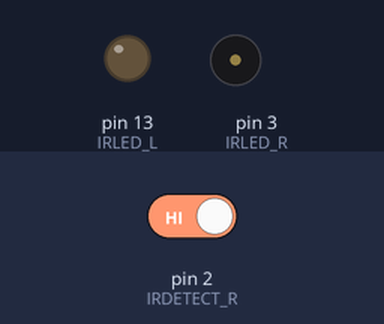
This sketch was run on a simulated Arduino Uno, built with avr-gcc and run on an emulated ATmega328P. On the bench: output pins drawn as LEDs (lit = HIGH), buzzer (waves = sounding). The test bench sets the inputs (shaded band); at power-on: pin 2 (IRDETECT_R) HIGH. What the sketch prints to the serial monitor is not drawn.

Above: at 0.1 s.
Timing chart, 0 to 1.6 s (numbered marks = the images above):
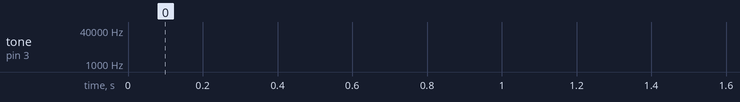

The sketch:

IRSensor.ino
```cpp
// -- IR sensor 1
const int IRLED_L = 13;
const int IRDETECT_L = 12;

// -- IR sensor 2
const int IRLED_R = 3;
const int IRDETECT_R = 2;

// peak frequency for highest sensor sensitivity
long peakFreq = 38000;
int toneTime = 8;

// -- Red LEDs (servo motors on pin 10 and 11)
//const int LEDPIN1 = 12;
//const int LEDPIN2 = 13;

void setup() {
  Serial.begin(9600);
  pinMode(IRLED_L, OUTPUT);
  pinMode(IRDETECT_L, INPUT);

  pinMode(IRLED_R, OUTPUT);
  pinMode(IRDETECT_R, INPUT);

 // pinMode(LEDPIN1, OUTPUT);
  //pinMode(LEDPIN2, OUTPUT);
}

// 0 = something in front of it
// 1 = nothing in front of it
void loop() {
  //int distL = irDistance(IRLED_L, IRDETECT_L);
  int distR = irDistance(IRLED_R, IRDETECT_R);
  //Serial.print("L: ");
  //Serial.print(distL);
  //Serial.print(" R: ");
  Serial.print(distR);
  Serial.println("");
}

int irDetect(int irLedPin, int irReceiverPin, long frequency)
{
  tone(irLedPin, frequency, toneTime); // modulate IR LED at specified frequency for at least 1 ms
  delay(1); // Wait 1 ms
  int ir = digitalRead(irReceiverPin); // IR receiver -> ir variable
  delay(1); // Down time before recheck
  return ir; // Return 1 no detect, 0 detect
}

// default
/*
int irDistance(int irLedPin, int irReceiverPin)
{
  int distance = 0;
  for(long f = 38000; f <= 42000; f += 1000) {
    distance += irDetect(irLedPin, irReceiverPin, f);
  }
  return distance;
}
*/
int irDistance(int irLedPin, int irReceiverPin)
{
  return irDistance(irLedPin, irReceiverPin, peakFreq, 42000, 500); // dec.
}

int irDistance(int irLedPin, int irReceiverPin, long minFreq, long maxFreq, long intervals)
{
  int distance = 0;
  for(long f = minFreq; f <= maxFreq; f += intervals) {
    distance += irDetect(irLedPin, irReceiverPin, f);
  }
  return distance;
}
```
